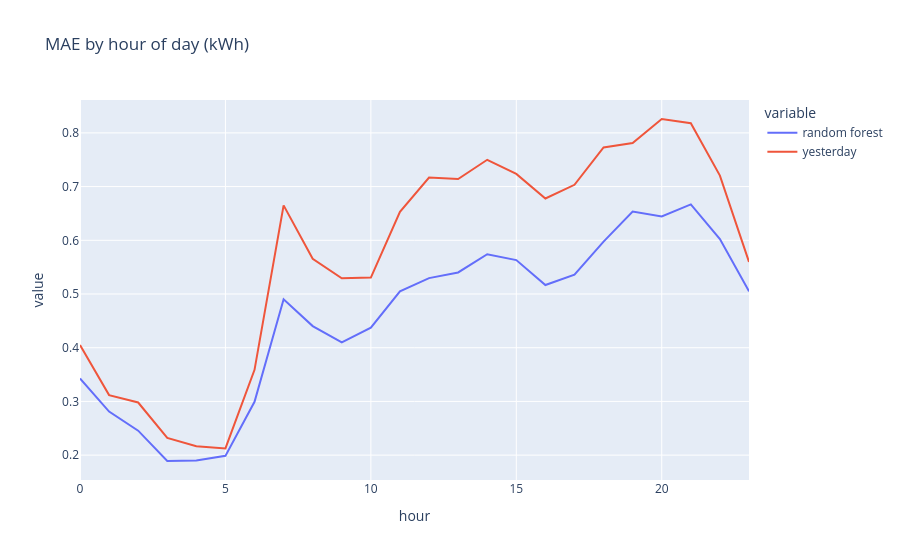

Notebook source saved alongside this figure:
### Markdown cell above
## 3. Which hours of the day are hardest?
Mean absolute error by hour, for the forest and for the yesterday baseline.

### Code cell
abs_err = test[["err_rf", "err_naive"]].abs().rename(columns={"err_rf": "random forest", "err_naive": "yesterday"})
by_hour = abs_err.groupby(test["hour"]).mean()
px.line(by_hour.reset_index().melt(id_vars="hour"), x="hour", y="value", color="variable",
        title="MAE by hour of day (kWh)")

### Figure 1 — Plotly figure (JSON) as saved in the notebook; plotly's stock layout.template omitted (floating-point values rounded to 4 significant figures)
{"data": [{"hovertemplate": "variable=random forest<br>hour=%{x}<br>value=%{y}<extra></extra>", "legendgroup": "random forest", "line": {"color": "#636efa", "dash": "solid"}, "marker": {"symbol": "circle"}, "mode": "lines", "name": "random forest", "orientation": "v", "showlegend": true, "type": "scatter", "x": [0, 1, 2, 3, 4, 5, 6, 7, 8, 9, 10, 11, 12, 13, 14, 15, 16, 17, 18, 19, 20, 21, 22, 23], "xaxis": "x", "y": [0.3429, 0.2812, 0.2456, 0.1891, 0.1901, 0.1987, 0.2994, 0.4903, 0.4402, 0.4098, 0.4372, 0.5051, 0.5296, 0.5401, 0.574, 0.5632, 0.5168, 0.5361, 0.5975, 0.6534, 0.6443, 0.6669, 0.6024, 0.5049], "yaxis": "y"}, {"hovertemplate": "variable=yesterday<br>hour=%{x}<br>value=%{y}<extra></extra>", "legendgroup": "yesterday", "line": {"color": "#EF553B", "dash": "solid"}, "marker": {"symbol": "circle"}, "mode": "lines", "name": "yesterday", "orientation": "v", "showlegend": true, "type": "scatter", "x": [0, 1, 2, 3, 4, 5, 6, 7, 8, 9, 10, 11, 12, 13, 14, 15, 16, 17, 18, 19, 20, 21, 22, 23], "xaxis": "x", "y": [0.405, 0.3118, 0.298, 0.232, 0.2166, 0.2125, 0.3588, 0.665, 0.5655, 0.5291, 0.5307, 0.6529, 0.7168, 0.7142, 0.7499, 0.7237, 0.6778, 0.7033, 0.7728, 0.7813, 0.8258, 0.818, 0.7205, 0.5597], "yaxis": "y"}], "layout": {"legend": {"title": {"text": "variable"}, "tracegroupgap": 0}, "title": {"text": "MAE by hour of day (kWh)"}, "xaxis": {"anchor": "y", "domain": [0, 1], "title": {"text": "hour"}}, "yaxis": {"anchor": "x", "domain": [0, 1], "title": {"text": "value"}}}}
